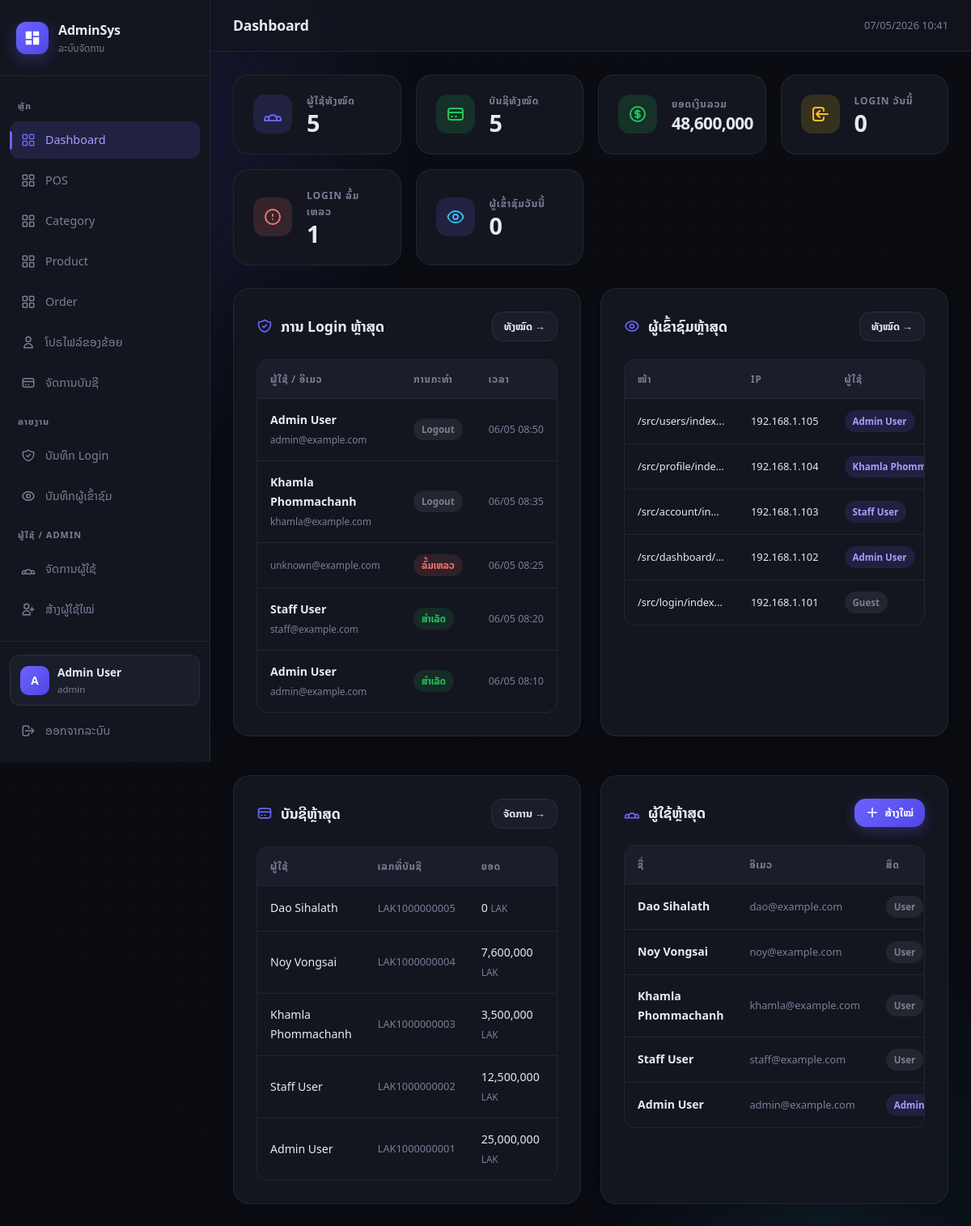
The app's page /src/dashboard/index.php (signed in) with its own data.
### tables this page shows
create table users (
    id int auto_increment primary key,
    name varchar(255) not null,
    email varchar(255) not null,
    password varchar(255) not null,
    role varchar(10) not null default 'user',  
    last_seen timestamp default current_timestamp,
    created_at timestamp default current_timestamp,
    updated_at timestamp default current_timestamp
);

create table visitor_logs (
    id int auto_increment primary key,
    ip_address varchar(45),
    user_agent text,
    page_url varchar(500),
    referer varchar(500),
    session_id varchar(100),
    user_id int null,
    created_at timestamp default current_timestamp,
    foreign key (user_id) references users(id) on delete set null
);

create table accounts (
    id int auto_increment primary key,
    user_id int not null,
    account_number varchar(20) not null,
    balance decimal(18, 2) not null default 0.00,
    status varchar(10) not null default 'active',  
    currency varchar(3) not null default 'LAK',
    created_at timestamp default current_timestamp,
    updated_at timestamp default current_timestamp,
    foreign key (user_id) references users(id)
);

### src/dashboard/index.php (the view, shortened to what this page needs)
<?php
require_once __DIR__ . '/../../config/database.php';
$r = $conn->query("SELECT COUNT(*) AS c FROM users");
$stats['users'] = $r ? (int)$r->fetch_assoc()['c'] : 0;
$r = $conn->query("SELECT COUNT(*) AS c FROM accounts");
$stats['accounts'] = $r ? (int)$r->fetch_assoc()['c'] : 0;
$r = $conn->query("SELECT COUNT(*) AS c FROM auth_logs WHERE DATE(created_at) = CURDATE()");
$stats['logins_today'] = $r ? (int)$r->fetch_assoc()['c'] : 0;
$r = $conn->query("SELECT COUNT(*) AS c FROM visitor_logs WHERE DATE(created_at) = CURDATE()");
$stats['visitors_today'] = $r ? (int)$r->fetch_assoc()['c'] : 0;
$r = $conn->query("SELECT COUNT(*) AS c FROM auth_logs WHERE action='login_failed'");
$stats['login_failed'] = $r ? (int)$r->fetch_assoc()['c'] : 0;
$r = $conn->query("SELECT SUM(balance) AS s FROM accounts WHERE status='active'");
$stats['total_balance'] = $r ? (float)($r->fetch_assoc()['s'] ?? 0) : 0;
$recent_auth = $conn->query("
    SELECT al.*, u.name AS user_name
    FROM auth_logs al
    LEFT JOIN users u ON al.user_id = u.id
    ORDER BY al.created_at DESC LIMIT 6
");
$recent_visitors = $conn->query("
    SELECT vl.page_url, vl.ip_address, vl.created_at, u.name AS user_name
    FROM visitor_logs vl
    LEFT JOIN users u ON vl.user_id = u.id
    ORDER BY vl.created_at DESC LIMIT 6
");
$recent_accounts = $conn->query("
    SELECT a.*, u.name AS user_name
    FROM accounts a
    LEFT JOIN users u ON a.user_id = u.id
    ORDER BY a.created_at DESC LIMIT 6
");
$recent_users = $conn->query("
    SELECT id, name, email, role, created_at
    FROM users
    ORDER BY created_at DESC LIMIT 6
");
require_once __DIR__ . '/../../includes/layout/header.php';
?>
<div class="stats-grid" style="grid-template-columns:repeat(auto-fit,minmax(180px,1fr));">
    <div class="stat-card accent">
        <div class="stat-icon accent">
            <svg fill="none" stroke="currentColor" stroke-width="2" viewBox="0 0 24 24">
                <path stroke-linecap="round" stroke-linejoin="round" d="M17 20h5v-2a3 3 0 00-5.356-1.857M17 20H7m10 0v-2c0-.656-.126-1.283-.356-1.857M7 20H2v-2a3 3 0 015.356-1.857M7 20v-2c0-.656.126-1.283.356-1.857m0 0a5.002 5.002 0 019.288 0"/>
            </svg>
        </div>
        <div class="stat-body">
            <div class="label">ຜູ້ໃຊ້ທັງໝົດ</div>
            <div class="value"><?= number_format($stats['users']) ?></div>
        </div>
    </div>
    <div class="stat-card green">
        <div class="stat-icon green">
            <svg fill="none" stroke="currentColor" stroke-width="2" viewBox="0 0 24 24">
                <path stroke-linecap="round" stroke-linejoin="round" d="M3 10h18M7 15h1m4 0h1m-7 4h12a3 3 0 003-3V8a3 3 0 00-3-3H6a3 3 0 00-3 3v8a3 3 0 003 3z"/>
            </svg>
        </div>
        <div class="stat-body">
            <div class="label">ບັນຊີທັງໝົດ</div>
            <div class="value"><?= number_format($stats['accounts']) ?></div>
        </div>
    </div>
    <div class="stat-card green" style="--accent:var(--success);">
        <div class="stat-icon green">
            <svg fill="none" stroke="currentColor" stroke-width="2" viewBox="0 0 24 24">
                <path stroke-linecap="round" stroke-linejoin="round" d="M12 8c-1.657 0-3 .895-3 2s1.343 2 3 2 3 .895 3 2-1.343 2-3 2m0-8c1.11 0 2.08.402 2.599 1M12 8V7m0 1v8m0 0v1m0-1c-1.11 0-2.08-.402-2.599-1M21 12a9 9 0 11-18 0 9 9 0 0118 0z"/>
            </svg>
        </div>
        <div class="stat-body">
            <div class="label">ຍອດເງິນລວມ</div>
            <div class="value" style="font-size:1.3rem;"><?= number_format($stats['total_balance'], 0) ?></div>
        </div>
    </div>
    <div class="stat-card yellow">
        <div class="stat-icon yellow">
            <svg fill="none" stroke="currentColor" stroke-width="2" viewBox="0 0 24 24">
                <path stroke-linecap="round" stroke-linejoin="round" d="M11 16l-4-4m0 0l4-4m-4 4h14m-5 4v1a3 3 0 01-3 3H6a3 3 0 01-3-3V7a3 3 0 013-3h7a3 3 0 013 3v1"/>
            </svg>
        </div>
        <div class="stat-body">
            <div class="label">Login ວັນນີ້</div>
            <div class="value"><?= number_format($stats['logins_today']) ?></div>
        </div>
    </div>
    <div class="stat-card red">
        <div class="stat-icon red">
            <svg fill="none" stroke="currentColor" stroke-width="2" viewBox="0 0 24 24">
                <path stroke-linecap="round" stroke-linejoin="round" d="M12 9v2m0 4h.01M21 12a9 9 0 11-18 0 9 9 0 0118 0z"/>
            </svg>
        </div>
        <div class="stat-body">
            <div class="label">Login ລົ້ມເຫລວ</div>
            <div class="value"><?= number_format($stats['login_failed']) ?></div>
        </div>
    </div>
    <div class="stat-card red" style="--accent:var(--info);">
        <div class="stat-icon accent">
        </div>
        <div class="stat-body">
            <div class="label">ຜູ້ເຂົ້າຊົມວັນນີ້</div>
            <div class="value"><?= number_format($stats['visitors_today']) ?></div>
        </div>
    </div>
</div>
<div style="display:grid;grid-template-columns:1fr 1fr;gap:24px;margin-bottom:24px;">
    <div class="card">
        <div class="card-header">
            <div class="card-title">
                ການ Login ຫຼ້າສຸດ
            </div>
            <a href="/src/logs/auth_logs.php" class="btn btn-secondary btn-sm">ທັງໝົດ →</a>
        </div>
        <div class="table-wrapper">
            <table>
                <thead><tr><th>ຜູ້ໃຊ້ / ອີເມວ</th><th>ການກະທຳ</th><th>ເວລາ</th></tr></thead>
                <tbody>
                    <?php while ($row = $recent_auth->fetch_assoc()): ?>
                    <tr>
                        <td>
                            <?= $row['user_name'] ? '<strong>'.htmlspecialchars($row['user_name']).'</strong><br>' : '' ?>
                            <small style="color:var(--text-muted)"><?= htmlspecialchars($row['email']) ?></small>
                        </td>
                        <td>
                            <?php if ($row['action'] === 'login_success'): ?>
                                <span class="badge badge-success">ສຳເລັດ</span>
                            <?php elseif ($row['action'] === 'login_failed'): ?>
                                <span class="badge badge-error">ລົ້ມເຫລວ</span>
                            <?php else: ?>
                                <span class="badge badge-muted">Logout</span>
                            <?php endif; ?>
                        </td>
                        <td style="color:var(--text-muted);font-size:0.78rem;white-space:nowrap;"><?= date('d/m H:i', strtotime($row['created_at'])) ?></td>
                    </tr>
                    <?php endwhile; ?>
                </tbody>
            </table>
        </div>
    </div>
    <div class="card">
        <div class="card-header">
            <div class="card-title">
                ຜູ້ເຂົ້າຊົມຫຼ້າສຸດ
            </div>
            <a href="/src/logs/visitor_logs.php" class="btn btn-secondary btn-sm">ທັງໝົດ →</a>
        </div>
        <div class="table-wrapper">
            <table>
                <thead><tr><th>ໜ້າ</th><th>IP</th><th>ຜູ້ໃຊ້</th><th>ເວລາ</th></tr></thead>
                <tbody>
                    <?php while ($row = $recent_visitors->fetch_assoc()): ?>
                    <tr>
                        <td style="max-width:140px;overflow:hidden;text-overflow:ellipsis;white-space:nowrap;font-size:0.8rem;">
                            <?= htmlspecialchars($row['page_url']) ?>
                        </td>
                        <td style="font-size:0.8rem;"><?= htmlspecialchars($row['ip_address']) ?></td>
                        <td>
                            <?php if ($row['user_name']): ?>
                                <span class="badge badge-accent"><?= htmlspecialchars($row['user_name']) ?></span>
                            <?php else: ?>
                                <span class="badge badge-muted">Guest</span>
                            <?php endif; ?>
                        </td>
                    </tr>
                    <?php endwhile; ?>
                </tbody>
            </table>
        </div>
    </div>
</div>
<div style="display:grid;grid-template-columns:1fr 1fr;gap:24px;">
    <div class="card">
        <div class="card-header">
            <div class="card-title">
                <svg fill="none" stroke="currentColor" stroke-width="2" viewBox="0 0 24 24">
                    <path stroke-linecap="round" stroke-linejoin="round" d="M3 10h18M7 15h1m4 0h1m-7 4h12a3 3 0 003-3V8a3 3 0 00-3-3H6a3 3 0 00-3 3v8a3 3 0 003 3z"/>
                </svg>
                ບັນຊີຫຼ້າສຸດ
            </div>
            <a href="/src/account/index.php" class="btn btn-secondary btn-sm">ຈັດການ →</a>
        </div>
        <div class="table-wrapper">
            <table>
                <thead><tr><th>ຜູ້ໃຊ້</th><th>ເລກທີ່ບັນຊີ</th><th>ຍອດ</th><th>ສະຖານະ</th></tr></thead>
                <tbody>
                    <?php while ($row = $recent_accounts->fetch_assoc()): ?>
                    <tr>
                        <td><?= htmlspecialchars($row['user_name'] ?? 'N/A') ?></td>
                        <td style="font-size:0.8rem;color:var(--text-muted);"><?= htmlspecialchars($row['account_number']) ?></td>
                        <td><?= number_format($row['balance'], 0) ?> <small style="color:var(--text-muted)"><?= $row['currency'] ?></small></td>
                        <td>
                        </td>
                    </tr>
                    <?php endwhile; ?>
                </tbody>
            </table>
        </div>
    </div>
    <div class="card">
        <div class="card-header">
            <div class="card-title">
                <svg fill="none" stroke="currentColor" stroke-width="2" viewBox="0 0 24 24">
                    <path stroke-linecap="round" stroke-linejoin="round" d="M17 20h5v-2a3 3 0 00-5.356-1.857M17 20H7m10 0v-2c0-.656-.126-1.283-.356-1.857M7 20H2v-2a3 3 0 015.356-1.857M7 20v-2c0-.656.126-1.283.356-1.857m0 0a5.002 5.002 0 019.288 0"/>
                </svg>
                ຜູ້ໃຊ້ຫຼ້າສຸດ
            </div>
            <a href="/src/register/index.php" class="btn btn-primary btn-sm">
                <svg width="14" height="14" fill="none" stroke="currentColor" stroke-width="2.5" viewBox="0 0 24 24">
                    <path stroke-linecap="round" stroke-linejoin="round" d="M12 4v16m8-8H4"/>
                </svg>
                ສ້າງໃໝ່
            </a>
        </div>
        <div class="table-wrapper">
            <table>
                <thead><tr><th>ຊື່</th><th>ອີເມວ</th><th>ສິດ</th><th>ສ້າງເມື່ອ</th></tr></thead>
                <tbody>
                    <?php while ($row = $recent_users->fetch_assoc()): ?>
                    <tr>
                        <td><strong><?= htmlspecialchars($row['name']) ?></strong></td>
                        <td style="font-size:0.8rem;color:var(--text-muted);"><?= htmlspecialchars($row['email']) ?></td>
                        <td>
                            <?php if ($row['role'] === 'admin'): ?>
                                <span class="badge badge-accent">Admin</span>
                            <?php else: ?>
                                <span class="badge badge-muted">User</span>
                            <?php endif; ?>
                        </td>
                    </tr>
                    <?php endwhile; ?>
                </tbody>
            </table>
        </div>
    </div>
</div>
<?php
require_once __DIR__ . '/../../includes/layout/footer.php';
?>

### records on screen
visitor_logs: page_url "/src/users/index…", ip_address "192.168.1.105", user.name "Admin User"
visitor_logs: page_url "/src/profile/inde…", ip_address "192.168.1.104", user.name "Khamla…"
visitor_logs: page_url "/src/account/in…", ip_address "192.168.1.103", user.name "Staff User"
visitor_logs: page_url "/src/dashboard/…", ip_address "192.168.1.102", user.name "Admin User"
visitor_logs: page_url "/src/login/index…", ip_address "192.168.1.101", shows "Guest"
accounts: user.name "Dao Sihalath", account_number "LAK1000000005", balance "0", currency "LAK"
accounts: user.name "Noy Vongsai", account_number "LAK1000000004", balance "7,600,000", currency "LAK"
accounts: user.name "Khamla Phommachanh", account_number "LAK1000000003", balance "3,500,000", currency "LAK"
accounts: user.name "Staff User", account_number "LAK1000000002", balance "12,500,000", currency "LAK"
accounts: user.name "Admin User", account_number "LAK1000000001", balance "25,000,000", currency "LAK"
users: name "Dao Sihalath", email "dao@example.com", role "User"
users: name "Noy Vongsai", email "noy@example.com", role "User"
users: name "Khamla Phommachanh", email "khamla@example.com", role "User"
users: name "Staff User", email "staff@example.com", role "User"
users: name "Admin User", email "admin@example.com", role "Admin"

### other values on screen
$user_initial "A"
$user_name "Admin User"
$user_role "admin"
$page_title "Dashboard"
$stats['users'] "5"
$stats['accounts'] "5"
$stats['total_balance'] "48,600,000"
$stats['logins_today'] "0"
$stats['login_failed'] "1"
$stats['visitors_today'] "0"
$row['user_name'] "Admin User"
$row['email'] "admin@example.com"
date('d/m H:i', strtotime($row['created_at'])) "06/05 08:50"
$row['user_name'] "Khamla Phommachanh"
$row['email'] "khamla@example.com"
